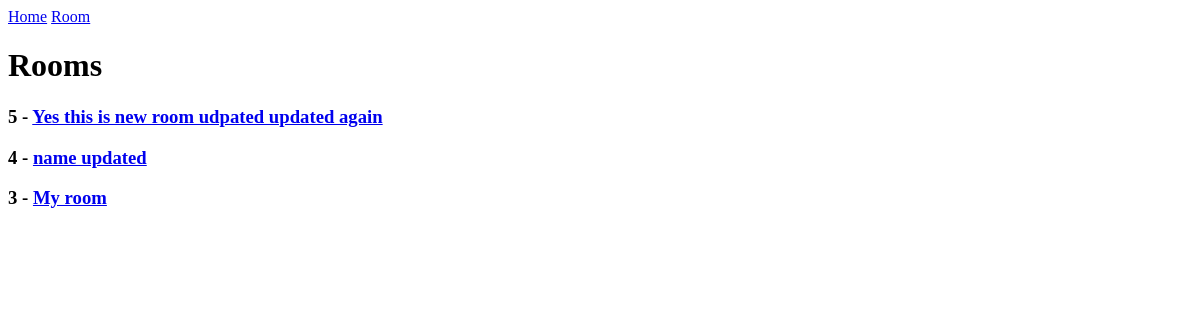
The app's page /rooms/, older data.
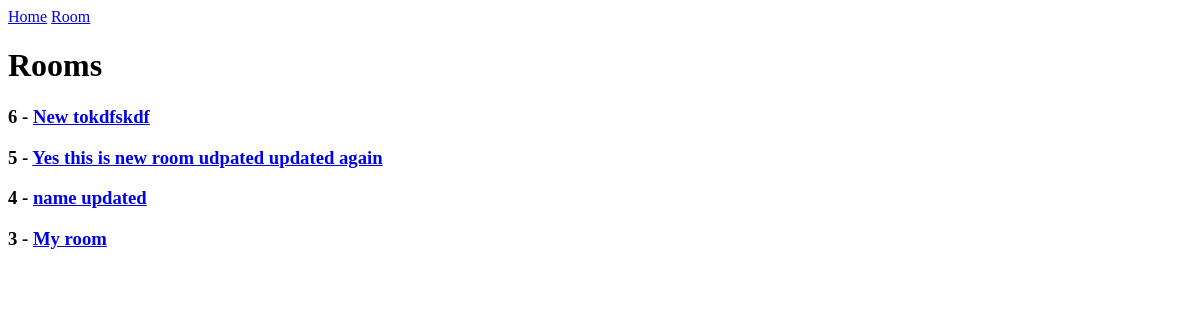
The same page, newer data.
### base/models.py (models this page shows, shortened)
class Room(models.Model):
        host = models.ForeignKey(User, on_delete=models.CASCADE, null = True)
        topic = models.ForeignKey('Topic',on_delete=models.SET_NULL, null=True)
        name = models.CharField(max_length=200)
        description = models.TextField(null = True, blank = True)
        updated = models.DateTimeField(auto_now = True)
        create = models.DateTimeField(auto_now_add = True)
        class Meta:
                ordering = ['-create']

### base/views.py (the view)
# urls.py: path('rooms/',views.getrooms, name = "rooms"),
def getrooms(request):
        rooms = Room.objects.all()
        context = {'rooms':rooms}
        return render(request, 'rooms.html',context)

### base/templates/rooms.html
{% extends 'main.html' %} {% block content %}
<h1>Rooms</h1>
<div>
  {% for room in rooms %}
  <h3>{{room.id}} - <a href="{% url 'room' room.id %}"> {{room.name}}</a></h3>
  {% endfor %}
</div>
{% endblock %}

Row changes from the older to the newer data that the page shows:
added Room: id "6", name "New tokdfskdf"
